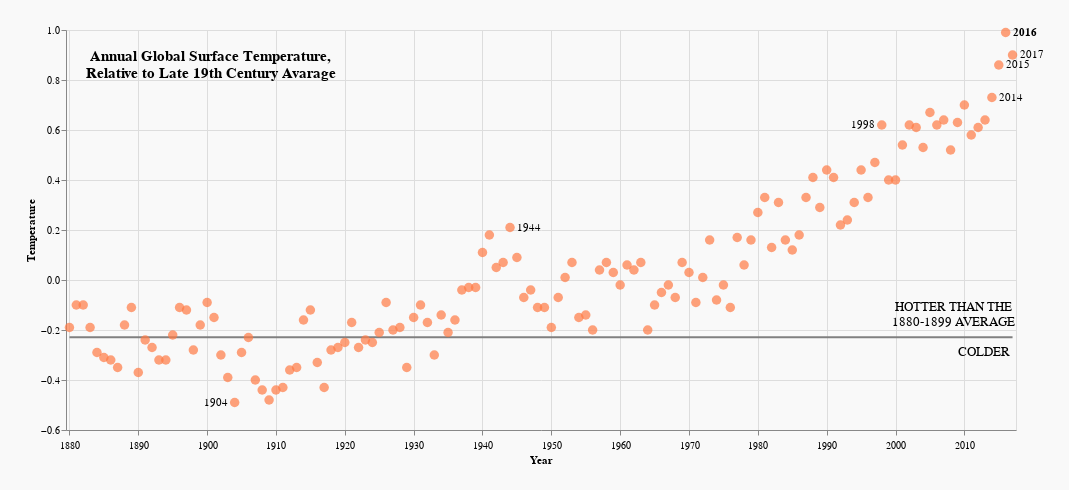

Notebook cell for this chart:
### Code cell
domain_pd = df["Year"].unique()[::10]
points = alt.Chart(df).mark_point(filled=True, 
                         color='#ff7b45', 
                         size=90)

left_years = df[df["Year"].isin([1904, 1998])]
right_years = df[df["Year"].isin([1944, 2014, 2015, 2017])]
max_year = df[df["J-D"] == df["J-D"].max()]
mean_ = df[(df["Year"] >= 1880) & (df["Year"] <= 1899)]["J-D"].mean()
right_text_year = alt.Chart(right_years).mark_text(
    align='left',
    baseline='middle',
    dx=7
).encode(
    text='Year'
)

left_text_year = alt.Chart(left_years).mark_text(
    align='right',
    baseline='middle',
    dx=-7
).encode(
    text='Year'
)

text_max_year = alt.Chart(max_year).mark_text(
    align='left',
    baseline='middle',
    dx=7,
    fontWeight='bold'
).encode(
    text='Year'
)

line = alt.Chart({"values": [{"x": 1880, "y": mean_}, {"x": 2017, "y": mean_}]}).mark_line(color='gray'
).encode(
    x='x:O',
    y ='y:Q' 
)

hot_text = alt.Chart({"values": [{"x": 2010, "y": mean_}]}).mark_text(
    text=['HOTTER THAN THE','1880-1899 AVERAGE'], fontSize=13, dy=-30, dx=-11
).encode(
    x='x:O', y='y:Q'
)

cold_text = alt.Chart({"values": [{"x": 2010, "y": mean_}]}).mark_text(
    text=['COLDER'], fontSize=13, dy=15, dx=20
).encode(
    x='x:O', y='y:Q'
)

al = (points + right_text_year + left_text_year + text_max_year + hot_text + cold_text).encode(
    x = alt.X(field='Year', 
              type = 'ordinal',
              title = 'Year',
              axis=alt.Axis(values=domain_pd,  labelAngle=0, grid=True, labelOffset=10, labelPadding=10)
             
              ),
    y = alt.Y(field = 'J-D', 
              type = 'quantitative',
              title='Temperature'
              )
)

(line + al).properties(
    width = 950, height = 400, background = '#F9F9F9', padding = 25,
    title=alt.TitleParams(
        ['Annual Global Surface Temperature,', 'Relative to Late 19th Century Avarage'],
        dx = -330,
        dy = 60,
        fontSize=15
    ))

### Figure 1 — Vega-Lite specification as saved in the notebook (floating-point values rounded to 4 significant figures; data arrays with more than 128 entries replaced by an {"elided": "..."} marker saying what was removed)
{"config": {"view": {"continuousWidth": 400, "continuousHeight": 300}}, "layer": [{"data": {"name": "data-5c8fe9af5af273241ff0eef5e3520085"}, "mark": {"type": "line", "color": "gray"}, "encoding": {"x": {"type": "ordinal", "field": "x"}, "y": {"type": "quantitative", "field": "y"}}}, {"layer": [{"data": {"name": "data-6eb15bf4e6e5f2c724f1ade2ba988bfb"}, "mark": {"type": "point", "color": "#ff7b45", "filled": true, "size": 90}}, {"data": {"name": "data-837c41dbc42138c8728fee56f06d7093"}, "mark": {"type": "text", "align": "left", "baseline": "middle", "dx": 7}, "encoding": {"text": {"type": "quantitative", "field": "Year"}}}, {"data": {"name": "data-a5ded0b48a0ceaa600ea7ebe2dc2ffd7"}, "mark": {"type": "text", "align": "right", "baseline": "middle", "dx": -7}, "encoding": {"text": {"type": "quantitative", "field": "Year"}}}, {"data": {"name": "data-af999379bd3cab571051fd1cb6c99a9b"}, "mark": {"type": "text", "align": "left", "baseline": "middle", "dx": 7, "fontWeight": "bold"}, "encoding": {"text": {"type": "quantitative", "field": "Year"}}}, {"data": {"name": "data-87a6792ca1ad6f5cf6d852c6186f513d"}, "mark": {"type": "text", "dx": -11, "dy": -30, "fontSize": 13, "text": ["HOTTER THAN THE", "1880-1899 AVERAGE"]}, "encoding": {"x": {"type": "ordinal", "field": "x"}, "y": {"type": "quantitative", "field": "y"}}}, {"data": {"name": "data-87a6792ca1ad6f5cf6d852c6186f513d"}, "mark": {"type": "text", "dx": 20, "dy": 15, "fontSize": 13, "text": ["COLDER"]}, "encoding": {"x": {"type": "ordinal", "field": "x"}, "y": {"type": "quantitative", "field": "y"}}}], "encoding": {"x": {"type": "ordinal", "axis": {"grid": true, "labelAngle": 0, "labelOffset": 10, "labelPadding": 10, "values": [1880.0, 1890.0, 1900.0, 1910.0, 1920.0, 1930.0, 1940.0, 1950.0, 1960.0, 1970.0, 1980.0, 1990.0, 2000.0, 2010.0]}, "field": "Year", "title": "Year"}, "y": {"type": "quantitative", "field": "J-D", "title": "Temperature"}}}], "background": "#F9F9F9", "height": 400, "padding": 25, "title": {"text": ["Annual Global Surface Temperature,", "Relative to Late 19th Century Avarage"], "dx": -330, "dy": 60, "fontSize": 15}, "width": 950, "$schema": "https://vega.github.io/schema/vega-lite/v4.8.1.json", "datasets": {"data-5c8fe9af5af273241ff0eef5e3520085": [{"x": 1880, "y": -0.2285}, {"x": 2017, "y": -0.2285}], "data-6eb15bf4e6e5f2c724f1ade2ba988bfb": {"elided": "138 records"}, "data-837c41dbc42138c8728fee56f06d7093": [{"Year": 1944, "Jan": 0.35, "Feb": 0.26, "Mar": 0.26, "Apr": 0.19, "May": 0.19, "Jun": 0.2, "Jul": 0.18, "Aug": 0.17, "Sep": 0.3, "Oct": 0.25, "Nov": 0.1, "Dec": 0.02, "J-D": 0.21, "D-N": ".23", "DJF": ".29", "MAM": 0.22, "JJA": 0.18, "SON": 0.22}, {"Year": 2014, "Jan": 0.73, "Feb": 0.52, "Mar": 0.76, "Apr": 0.77, "May": 0.85, "Jun": 0.66, "Jul": 0.56, "Aug": 0.8, "Sep": 0.88, "Oct": 0.81, "Nov": 0.66, "Dec": 0.78, "J-D": 0.73, "D-N": ".72", "DJF": ".63", "MAM": 0.79, "JJA": 0.67, "SON": 0.78}, {"Year": 2015, "Jan": 0.81, "Feb": 0.87, "Mar": 0.9, "Apr": 0.74, "May": 0.75, "Jun": 0.79, "Jul": 0.71, "Aug": 0.79, "Sep": 0.81, "Oct": 1.07, "Nov": 1.02, "Dec": 1.1, "J-D": 0.86, "D-N": ".84", "DJF": ".82", "MAM": 0.8, "JJA": 0.76, "SON": 0.97}, {"Year": 2017, "Jan": 0.96, "Feb": 1.11, "Mar": 1.13, "Apr": 0.93, "May": 0.88, "Jun": 0.7, "Jul": 0.81, "Aug": 0.86, "Sep": 0.74, "Oct": 0.88, "Nov": 0.87, "Dec": 0.89, "J-D": 0.9, "D-N": ".89", "DJF": ".96", "MAM": 0.98, "JJA": 0.79, "SON": 0.83}], "data-a5ded0b48a0ceaa600ea7ebe2dc2ffd7": [{"Year": 1904, "Jan": -0.67, "Feb": -0.59, "Mar": -0.51, "Apr": -0.55, "May": -0.56, "Jun": -0.51, "Jul": -0.54, "Aug": -0.51, "Sep": -0.53, "Oct": -0.4, "Nov": -0.22, "Dec": -0.35, "J-D": -0.49, "D-N": "-.51", "DJF": "-.60", "MAM": -0.54, "JJA": -0.52, "SON": -0.38}, {"Year": 1998, "Jan": 0.6, "Feb": 0.9, "Mar": 0.63, "Apr": 0.63, "May": 0.69, "Jun": 0.77, "Jul": 0.68, "Aug": 0.66, "Sep": 0.41, "Oct": 0.44, "Nov": 0.49, "Dec": 0.56, "J-D": 0.62, "D-N": ".62", "DJF": ".69", "MAM": 0.65, "JJA": 0.7, "SON": 0.45}], "data-af999379bd3cab571051fd1cb6c99a9b": [{"Year": 2016, "Jan": 1.15, "Feb": 1.34, "Mar": 1.3, "Apr": 1.07, "May": 0.9, "Jun": 0.78, "Jul": 0.82, "Aug": 0.99, "Sep": 0.87, "Oct": 0.89, "Nov": 0.9, "Dec": 0.82, "J-D": 0.99, "D-N": "1.01", "DJF": "1.19", "MAM": 1.09, "JJA": 0.86, "SON": 0.88}], "data-87a6792ca1ad6f5cf6d852c6186f513d": [{"x": 2010, "y": -0.2285}]}}
